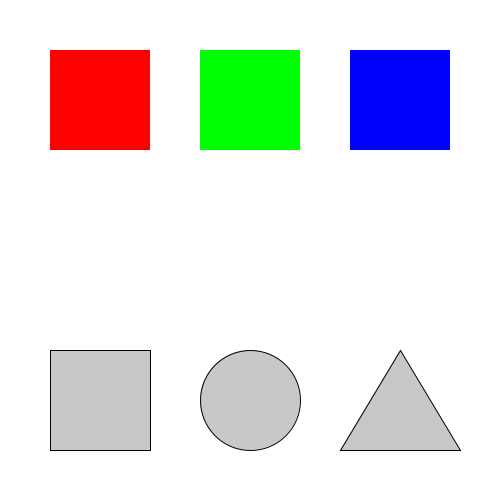
Frame 1 (no input)
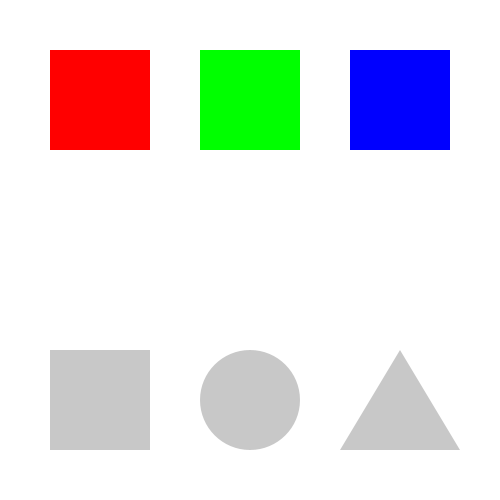
Frame 60 (the mouse pressed at the canvas centre just before this capture)
Frame 120 (the mouse held since frame 60 and released just before this capture): identical to frame 60, image omitted

The Processing sketch that drew these frames (run headless with seeded random() and noise(); from frame 60 on, the mouse is pressed at the canvas centre):

// Processing sketch: processing_133446
// ── processing_133446.pde

void setup(){
  size(500,500);
}

int value= 0;
color w = color(255);
color r = color(255,0,0);
color g = color(0,255,0);
color b = color(0,0,255);
color gr =color(200);
color squareColor = gr;
color circleColor = gr;
color triangleColor = gr;

void draw(){

  background(255);
  
  drawSquare(100, 400);
  drawCircle(250, 400);
  drawTriangle(400,350);
  
  pushMatrix();
  noStroke();
  fill(r);
    rect(100, 100, 100, 100);
    fill(g);
    rect(250, 100, 100, 100);
    fill(b);
    rect(400, 100, 100, 100);
 popMatrix();
  
}

void drawSquare(int theX, int theY){
  rectMode(CENTER);
  fill(squareColor);
  rect(theX, theY, 100, 100);
}
  
  void drawCircle(int theX, int theY){
  ellipseMode(CENTER);
 fill(circleColor);
  ellipse(theX, theY, 100, 100);
}
  
  void drawTriangle(int theX, int theY){
 rectMode(CENTER);
 fill(triangleColor);
  triangle(400, 350, 400-60, 350+100, 400+60, 350+100);
}
  
  void mousePressed(){
    
    println(mouseX+","+mouseY);
    if (mouseX>50 && mouseX<150 && mouseY>350 && mouseY<450) {
      println("square clicked");
       squareColor = r;
       
      //fill (r);
      //drawSquare(100, 400);
      
    } if (mouseX> 200 && mouseX<300 && mouseY>350 && mouseY<450) { 
      circleColor = g;
      //fill (g);
      //drawCircle(250, 400);
    } if (mouseX> 350 && mouseX<450 && mouseY>350 && mouseY<450){   
      triangleColor = b;
      //fill (b);  
       //drawTriangle(250, 400);
       
    }
  //  return drawSquare; return drawCircle; return drawTriangle;
  
  
  
  }
 
